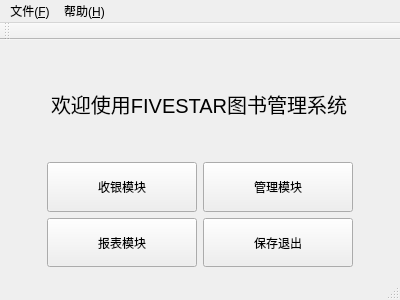
<?xml version="1.0" encoding="UTF-8"?>
<ui version="4.0">
 <class>MainWindowClass</class>
 <widget class="QMainWindow" name="MainWindowClass">
  <property name="geometry">
   <rect>
    <x>0</x>
    <y>0</y>
    <width>400</width>
    <height>300</height>
   </rect>
  </property>
  <property name="minimumSize">
   <size>
    <width>400</width>
    <height>300</height>
   </size>
  </property>
  <property name="maximumSize">
   <size>
    <width>800</width>
    <height>600</height>
   </size>
  </property>
  <property name="windowTitle">
   <string>FIVESTAR图书管理系统</string>
  </property>
  <widget class="QWidget" name="centralWidget">
   <property name="minimumSize">
    <size>
     <width>200</width>
     <height>200</height>
    </size>
   </property>
   <layout class="QGridLayout" name="gridLayout">
    <item row="0" column="0" alignment="Qt::AlignHCenter">
     <widget class="QLabel" name="label">
      <property name="font">
       <font>
        <pointsize>15</pointsize>
       </font>
      </property>
      <property name="text">
       <string>欢迎使用FIVESTAR图书管理系统</string>
      </property>
     </widget>
    </item>
    <item row="1" column="0">
     <layout class="QGridLayout" name="gridLayout_2">
      <item row="0" column="0">
       <widget class="QPushButton" name="ButtonSale">
        <property name="sizePolicy">
         <sizepolicy hsizetype="Preferred" vsizetype="Preferred">
          <horstretch>0</horstretch>
          <verstretch>0</verstretch>
         </sizepolicy>
        </property>
        <property name="maximumSize">
         <size>
          <width>150</width>
          <height>100</height>
         </size>
        </property>
        <property name="text">
         <string>收银模块</string>
        </property>
       </widget>
      </item>
      <item row="0" column="1">
       <widget class="QPushButton" name="ButtonManage">
        <property name="sizePolicy">
         <sizepolicy hsizetype="Minimum" vsizetype="Preferred">
          <horstretch>0</horstretch>
          <verstretch>0</verstretch>
         </sizepolicy>
        </property>
        <property name="maximumSize">
         <size>
          <width>150</width>
          <height>100</height>
         </size>
        </property>
        <property name="text">
         <string>管理模块</string>
        </property>
       </widget>
      </item>
      <item row="1" column="0">
       <widget class="QPushButton" name="ButtonReport">
        <property name="sizePolicy">
         <sizepolicy hsizetype="Minimum" vsizetype="Preferred">
          <horstretch>0</horstretch>
          <verstretch>0</verstretch>
         </sizepolicy>
        </property>
        <property name="maximumSize">
         <size>
          <width>150</width>
          <height>100</height>
         </size>
        </property>
        <property name="text">
         <string>报表模块</string>
        </property>
       </widget>
      </item>
      <item row="1" column="1">
       <widget class="QPushButton" name="ButtonExit">
        <property name="sizePolicy">
         <sizepolicy hsizetype="Minimum" vsizetype="Preferred">
          <horstretch>0</horstretch>
          <verstretch>0</verstretch>
         </sizepolicy>
        </property>
        <property name="maximumSize">
         <size>
          <width>150</width>
          <height>100</height>
         </size>
        </property>
        <property name="text">
         <string>保存退出</string>
        </property>
       </widget>
      </item>
     </layout>
    </item>
   </layout>
  </widget>
  <widget class="QMenuBar" name="menuBar">
   <property name="geometry">
    <rect>
     <x>0</x>
     <y>0</y>
     <width>400</width>
     <height>26</height>
    </rect>
   </property>
   <widget class="QMenu" name="menu">
    <property name="title">
     <string>帮助(&amp;H)</string>
    </property>
    <addaction name="ActionAbout"/>
   </widget>
   <widget class="QMenu" name="menu_2">
    <property name="title">
     <string>文件(&amp;F)</string>
    </property>
    <addaction name="ActionSave"/>
   </widget>
   <addaction name="menu_2"/>
   <addaction name="menu"/>
  </widget>
  <widget class="QToolBar" name="mainToolBar">
   <attribute name="toolBarArea">
    <enum>TopToolBarArea</enum>
   </attribute>
   <attribute name="toolBarBreak">
    <bool>false</bool>
   </attribute>
  </widget>
  <widget class="QStatusBar" name="statusBar"/>
  <action name="action">
   <property name="text">
    <string>关于</string>
   </property>
  </action>
  <action name="ActionAbout">
   <property name="text">
    <string>关于(&amp;A)</string>
   </property>
  </action>
  <action name="ActionSave">
   <property name="text">
    <string>保存(&amp;S)</string>
   </property>
  </action>
 </widget>
 <layoutdefault spacing="6" margin="11"/>
 <resources>
  <include location="../qrc/MainWindow.qrc"/>
 </resources>
 <connections/>
</ui>
